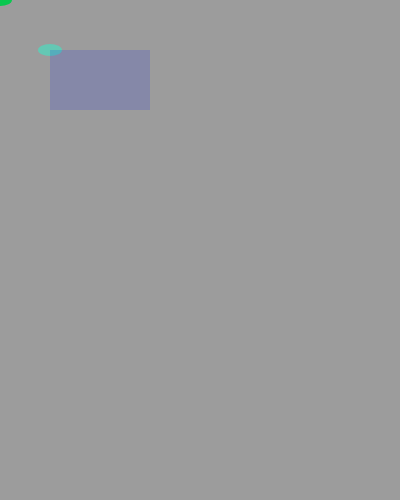
Frame 1 (no input)
Frame 60 (no input): identical to frame 1, image omitted
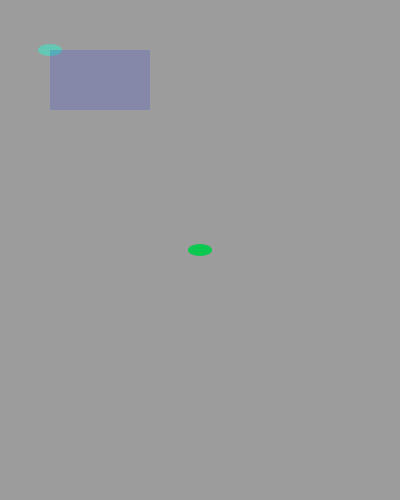
Frame 120 (the mouse pressed at the canvas centre since frame 60)

The p5.js sketch that drew these frames (run headless with seeded random() and noise() and a simulated clock; from frame 60 on, the mouse is pressed at the canvas centre):

// p5.js sketch
// ── sketch.js


function setup (){
	createCanvas(400,500);
}


//This is a draw loops which goes over and over.
function draw (){
	background(156);
	noStroke();

	//ellipse1
	fill(100,200,180);
	ellipse(50,50,24,12);

	//rectangle
	fill(10,30,230,40);
	rect(50,50,100,60);

	//ellipse2
	fill(10,200,80);
	ellipse(mouseX,mouseY,24,12);
}
